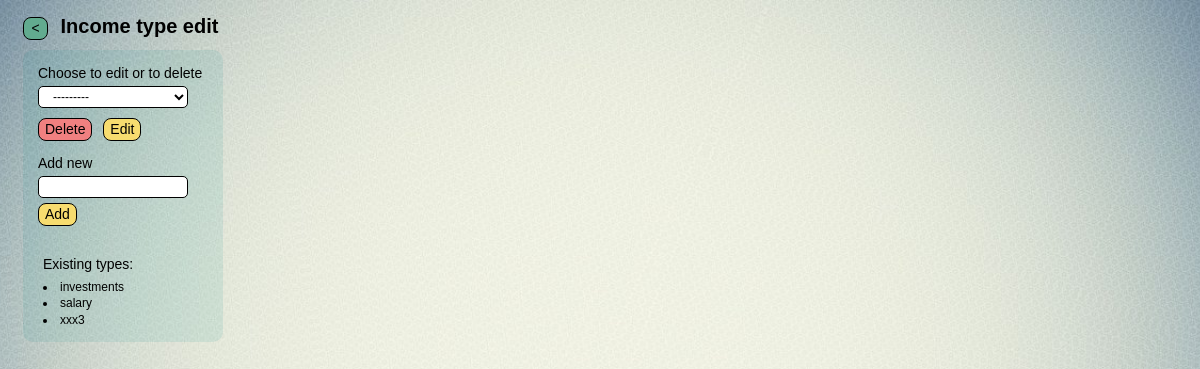
The app's page /finance/home_wlt/3/add_income_type/ with its own data.
### finance/models.py (models this page shows)
class Income_type(models.Model):
    name = models.CharField(max_length=30, db_index=True, unique=True, verbose_name ='income type')
    def __str__(self):
        return self.name
    class Meta:
        verbose_name = 'income type'
        verbose_name_plural = 'income types'
        ordering = ['name']

### finance/views.py (the view, shortened to what this page needs)
# urls.py: path('home_wlt/<int:w_pk>/add_income_type/', add_income_type, name='add_income_type'),
def add_income_type(request, w_pk):#_________________________________________add_income_type
    current_wlt = get_object_or_404(Wallet, pk=w_pk)
    message = None
    form = Form_add_income_type(request.POST or None, prefix="form")
    return render(request, 'finance/tmplt_add_income_type.html', {
        'form': form,
        'w_pk': w_pk,
        'current_wlt': current_wlt,
        'message': message
    })

### finance/forms.py
class Form_add_income_type(forms.Form):#______________________________________________Form_add_income_type
    choices = forms.ModelChoiceField(
        queryset=Income_type.objects.all(),
        required=False,
        label="Choose to edit or to delete",
        widget=forms.Select(attrs={'style': 'width: 150px;'}))
    new_value = forms.CharField(
        max_length=255,
        required=False,
        label="Add new",
        widget=forms.TextInput(attrs={'style': 'width: 150px;'}))

### finance/templates/finance/tmplt_add_income_type.html (shortened to what this page needs)
{% extends 'layout/basic.html' %}
{% load static %}
{% block header %}
    <h1>
        {% if request.GET.choice %}
            <button class="btn nav_btn btn_green"
                    onclick="location.href='{% url 'home_wlt' current_wlt.pk %}calendar/?{% for key, value in request.GET.items %}{{ key }}={{ value }}&{% endfor %}'">
                < </button>
        {% else %}
            <button class="btn nav_btn btn_green" onclick="location.href='{% url 'home_wlt' w_pk %}'"> < </button>
        {% endif %}
        Income type edit
    </h1>
{% endblock %}
{% block left_side %}
    <div class="container_dark">
        <form method="POST">
            <label>{{ form.choices.label }}</label><br>
            <div style="margin:5px 10px 10px 0px;">
                {{ form.choices }}
            </div>
             <div>
                <button class="btn nav_btn btn_red" type="submit" name="delete">Delete</button>
                <button class="btn nav_btn " type="submit" name="edit">Edit</button>
             </div>
            <label>{{ form.new_value.label }}</label><br>
             <div style="margin:5px 10px 10px 0px;">
                {{ form.new_value }}
             </div>
            <div>
                <button class="btn nav_btn" type="submit" name="add">Add</button>
            </div>
        </form>
        {% if form.choices.field.queryset.exists %}
            <p class="msg">Existing types:</p>
            {% for income in form.choices.field.queryset %}
                <li class="types_lst">{{ income }}</li>
            {% endfor %}
        {% endif %}
    </div>
{% endblock %}

### finance/static/finance/style.css (style rules this page uses)
body { background-image: url('bg_v2.jpg'); background-size: cover; background-repeat: no-repeat; background-position: center; font-family: Arial, sans-serif; text-decoration: none; color: black; appearance: none; -webkit-appearance: none; -moz-appearance: none; }
h1 { font-size: 20px; margin: 15px 30px 0px 15px; }
.btn { border: 1px solid black; line-height: 1.1; cursor: pointer; transition: transform 0.2s; text-decoration: none; word-wrap: break-word; text-align: center; border-radius: 8px; }
.nav_btn { background-color: rgb(247, 220, 111); width: fit-content; min-width: 25px; height: 23px; margin: 0px 7px 0px 0px; font-size: 14px; }
.btn_red { background-color: #f08080; }
.btn_green { background-color: rgb(98, 171, 143); }
form { font-size: 14px; padding: 10px 10px 15px 10px; margin: 0px 0px 0px 0px; }
input[type="text"], [type="number"], textarea { padding: 0px 5px 0px 10px; height: 22px; width: 100px; margin: 0px 10px -5px 0px; border: 1px solid black; font-size: 12px; border-radius: 5px; }
select { font-size: 12px; padding: 2px 10px 2px 10px; margin: 0px 5px 0px 0px; background-color: white; border: 0.5px solid black; cursor: pointer; border-radius: 5px; height: 22px; }
.container_dark { margin: 10px; padding:5px; background-color: rgba(0, 139, 139, 0.1); border-radius: 10px; }
.msg { margin: 15px; font-size: 14px; }
.types_lst { margin: 15px; font-size: 12px; line-height: 0.1 }

### records on screen
Income_type: name "investments"
Income_type: name "salary"
Income_type: name "xxx3"
